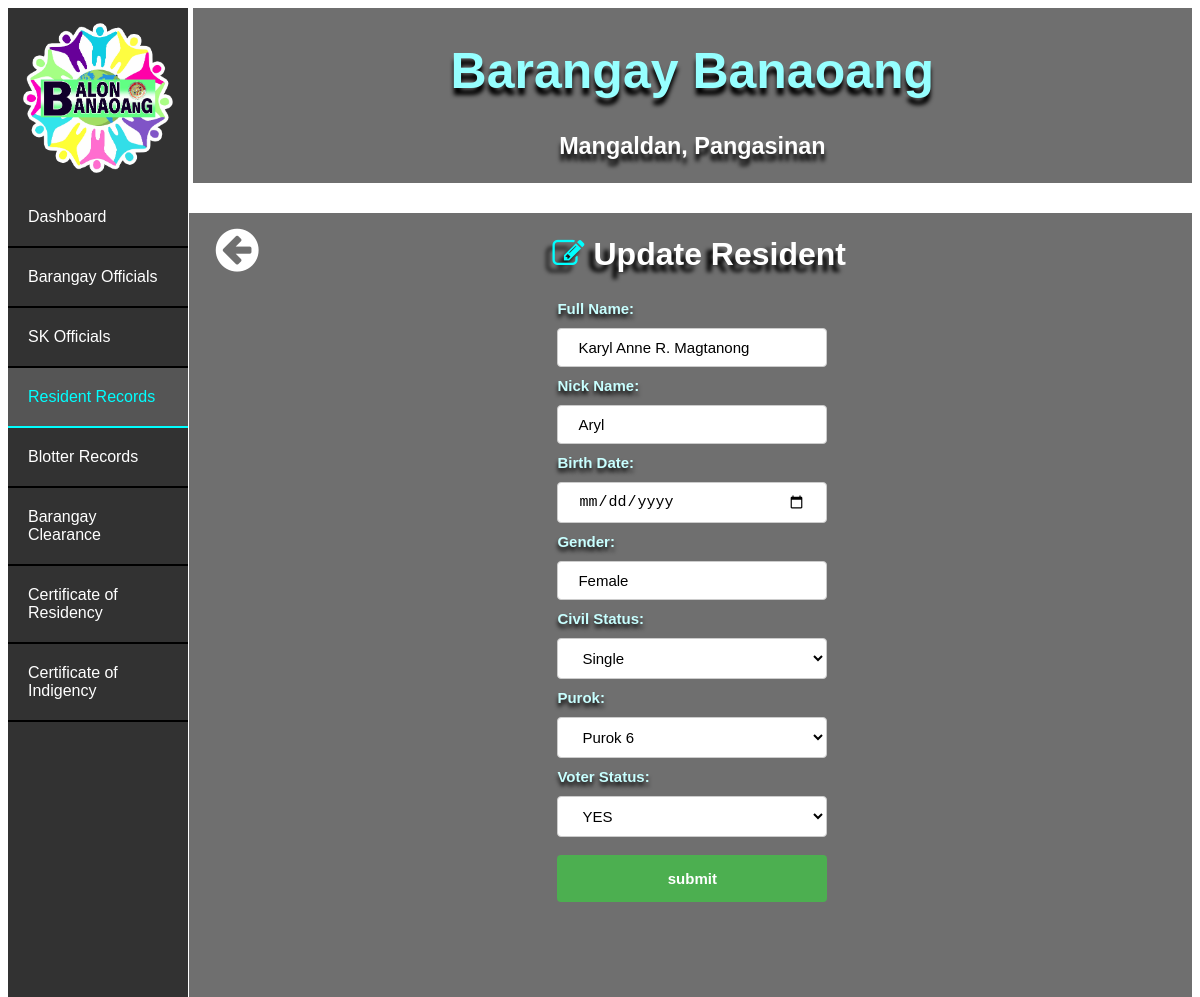
/edit_resident/3, run on the app's committed database.
### bis/models.py (models this page shows, shortened)
class Resident(models.Model):
    full_name = models.CharField(max_length=30)
    nick_name = models.CharField(max_length=30)
    birth_date = models.DateField()
    gender = models.CharField(max_length=30)
    civil_status = models.CharField(max_length=30)
    purok = models.CharField(max_length=30)
    voter_status = models.CharField(max_length=30)

### bis/views.py (the view)
# urls.py: path('edit_resident/<pk>', views.edit_resident, name='edit_resident'),
def edit_resident(request, pk):
    resident = Resident.objects.get(pk = pk)
    return render(request, 'edit_residents.html', { 'edit_resident' : resident })

### bis/templates/edit_residents.html (shortened to what this page needs)
<!DOCTYPE html>
<html lang="en">
<head>
    {% load static %}
    <link rel="stylesheet" href="{% static 'index.css' %}">
    <link rel="stylesheet" type="text/css" href="https://maxcdn.bootstrapcdn.com/font-awesome/4.7.0/css/font-awesome.min.css">
</head>
<body>
    <div class="banr">
        <div class="bant"><h1>Barangay Banaoang</h1></div>
        <div class="bant2"><h3>Mangaldan, Pangasinan</h3></div>
    </div>
    <ul>
        <div class="logo1"></div>
        <li><a href="/index">Dashboard</a></li>
        <li><a href="/list_officials">Barangay Officials</a></li>
        <li><a href="/list_sks">SK Officials</a></li>
        <li><a class="active" href="/list_residents">Resident Records</a></li>
        <li><a href="/list_blotters">Blotter Records</a></li>
        <li><a href="list_residents_bc">Barangay Clearance</a></li>
        <li><a href="list_residents_cr">Certificate of Residency</a></li>
        <li><a href="list_residents_ci">Certificate of Indigency</a></li>
    </ul>
    <div class="cont">
        <a href="/list_residents"><i class="fa fa-arrow-circle-left" style="margin-left: 2.5%; margin-top: 1%; float: left;"></i></a>
        <h1 class="h" style="margin-right: 5%;"><i class="fa fa-edit" style="color: cyan;"></i> Update Resident</h1>
    <div class="conto">
    <form action="/edit_residents/edit/{{ edit_resident.pk }}" method="post">{% csrf_token %}
        <label for="fname">Full Name:</label>
        <input type="text" class="fname" name="full_name" value="{{ edit_resident.full_name }}">
        <label for="nname">Nick Name:</label>
        <input type="text" class="nname" name="nick_name" value="{{ edit_resident.nick_name }}">
        <label for="bdate">Birth Date:</label>
        <input type="date" class="bdate" name="birth_date" value="{{ edit_resident.birth_date }}">
        <label for="gender">Gender:</label>
        <input type="text" class="gender" name="gender" value="{{ edit_resident.gender }}">
        <label for="cstats">Civil Status:</label>
        <select class="cstat" name="civil_status" required>
            <option value="{{ edit_resident.civil_status }}">{{ edit_resident.civil_status }}</option>
        </select><br>
        <label for="purok">Purok:</label>
        <select class="cstat" name="purok" required>
            <option value="{{ edit_resident.purok }}">{{ edit_resident.purok }}</option>
        </select><br>
        <label for="vstat">Voter Status:</label>
        <select class="cstat" name="voter_status" required>
            <option value="{{ edit_resident.voter_status }}">{{ edit_resident.voter_status }}</option>
        </select><br>
        <input type="submit" value="submit">
      </form>
      </div></div>
</body>
</html>

### bis/static/index.css (style rules this page uses)
body { font-family: sans-serif; background-image: url("bg.jpg"); background-size: 100%; }
ul { list-style-type: none; margin: 0; padding:0; width: 15%; background-color:rgba(50, 50, 50); position: fixed; height: 100%; overflow: auto; }
li a { display: block; color:white; padding: 20px 20px; text-decoration: none; border-bottom:2px solid black; }
li a.active { background-color: #555; color: cyan; border-color: cyan; }
.logo1 { background-image: url("blogo.png"); background-repeat: no-repeat; background-size: 90%; background-position: center; padding:50%; }
.banr { float: right; background-color:rgba(50, 50, 50, 0.7); width: 84.4%; }
.bant { text-align: center; font-size: 25px; color: rgb(150, 255, 255); text-shadow: 0px 7px 4px #000000; }
.bant2 { font-size: 20px; text-align: center; color: white; text-shadow: 0px 7px 4px #000000; }
.cont { padding:2px ; margin-top: 2.5%; float: right; background-color:rgba(50, 50, 50, 0.7); width: 84.4%; overflow: auto; padding-bottom: 5%; }
.h { text-align: center; color: white; margin-right: 1%; text-shadow: -6px 7px 4px #000000; }
input[type=text], select { width: 90%; font-size: 15px; padding: 10px 20px; margin: 10px 5%; display: inline-block; border: 1px solid #ccc; border-radius: 4px; box-sizing: border-box; }
input[type=search], select { background-color: white; width: 67%; font-size: 15px; padding: 15px 20px; margin: 10px 5%; display: inline-block; border: 2px solid rgb(0, 0, 0); border-radius: 4px; box-sizing: border-box; color: white; }
input[type=date], select { width: 90%; font-size: 15px; padding: 10px 20px; margin: 10px 5%; display: inline-block; border: 1px solid #ccc; border-radius: 4px; box-sizing: border-box; }
input[type=time], select { width: 90%; font-size: 15px; padding: 10px 20px; margin: 10px 5%; display: inline-block; border: 1px solid #ccc; border-radius: 4px; box-sizing: border-box; cursor: pointer; }
input[type=radio], select { width: 5%; font-size: 10px; margin: 2.5px 2px; display: inline-block; border: 1px solid #ccc; box-sizing: border-box; cursor: pointer; }
.cstat { width: 90%; font-size: 15px; padding: 10px 20px; margin: 10px 5%; display: inline-block; border: 1px solid #ccc; border-radius: 4px; box-sizing: border-box; cursor: pointer; color: black; }
input[type=submit] { width: 90%; background-color: #4CAF50; color: white; padding: 15px 20px; margin: 8px 5%; border: none; border-radius: 4px; cursor: pointer; font-size: 15px; font-weight: bold; }
label { text-shadow: 0px 4px 4px #000000; font-weight: bold; margin-left: 5%; font-size: 15px; color: rgb(200, 255, 255); }
.conto { margin-top: 2.5%; margin-bottom: 2.5%; padding: 2px; margin-left: 35%; width: 30%; }

### bis/templates/edit_residents.html (style rules this page uses)
.fa-arrow-circle-left { font-size: 50px; color:white; }

### data on the page
Resident: full_name "Karyl Anne R. Magtanong", nick_name "Aryl", gender "Female", civil_status "Single", purok "Purok 6", voter_status "YES"
